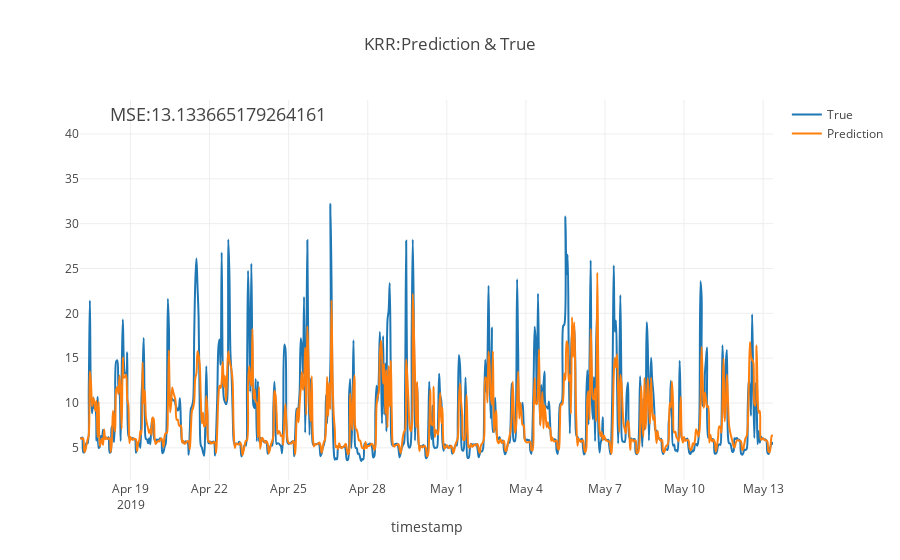

Notebook code cell kept with this figure:
### Code cell
pre_time_KRR = data.pre_time
plot_results(predicted_data=y_predcit_kw_kr.flatten(), 
             true_data=y_true_kw_kr.flatten(),
             pre_time=pre_time_KRR,
             type_='KRR',
             mse = mse_kr)

### Figure 1 — Plotly figure (JSON) as saved in the notebook; plotly's stock layout.template omitted (floating-point values rounded to 4 significant figures; data arrays with more than 128 entries replaced by an {"elided": "..."} marker saying what was removed)
{"data": [{"hoverinfo": "name", "line": {"shape": "spline"}, "mode": "lines", "name": "True", "type": "scatter", "uid": "ffb39c23-0aaf-42e9-b934-0b95a26dbfd3", "x": {"elided": "632 str values"}, "y": {"elided": "632 float values"}}, {"hoverinfo": "name", "line": {"shape": "spline"}, "mode": "lines", "name": "Prediction", "type": "scatter", "uid": "fb0a8ece-336f-4fac-b71d-ff4f71c55f80", "x": {"elided": "632 str values"}, "y": {"elided": "632 float values"}}], "layout": {"annotations": [{"font": {"size": 18}, "showarrow": false, "text": "MSE:13.133665179264161", "x": "2019-04-22 08:00:00", "xref": "x", "y": 42.23, "yref": "y"}], "title": {"text": "KRR:Prediction & True"}, "xaxis": {"title": {"text": "timestamp"}}}}
